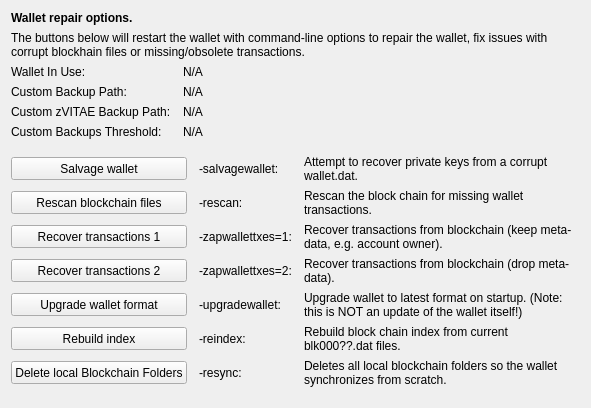
     <widget class="QWidget" name="tab_repair">
      <attribute name="title">
       <string>&amp;Wallet Repair</string>
      </attribute>
      <layout class="QGridLayout" name="gridLayout_4" columnstretch="0,0,0,0">
       <property name="horizontalSpacing">
        <number>12</number>
       </property>
       <item row="0" column="0" colspan="4">
        <widget class="QLabel" name="label_repair_header">
         <property name="font">
          <font>
           <weight>75</weight>
           <bold>true</bold>
          </font>
         </property>
         <property name="text">
          <string>Wallet repair options.</string>
         </property>
        </widget>
       </item>
       <item row="1" column="0" colspan="4">
        <widget class="QLabel" name="label_repair_helptext">
         <property name="font">
          <font>
           <weight>50</weight>
           <bold>false</bold>
          </font>
         </property>
         <property name="text">
          <string>The buttons below will restart the wallet with command-line options to repair the wallet, fix issues with corrupt blockhain files or missing/obsolete transactions.</string>
         </property>
         <property name="wordWrap">
          <bool>true</bool>
         </property>
        </widget>
       </item>
       <item row="2" column="0">
        <widget class="QLabel" name="wallet_path_label">
         <property name="text">
          <string>Wallet In Use:</string>
         </property>
        </widget>
       </item>
       <item row="2" column="1" colspan="3">
        <widget class="QLabel" name="wallet_path">
         <property name="cursor">
          <cursorShape>IBeamCursor</cursorShape>
         </property>
         <property name="text">
          <string>N/A</string>
         </property>
         <property name="textFormat">
          <enum>Qt::PlainText</enum>
         </property>
         <property name="textInteractionFlags">
          <set>Qt::LinksAccessibleByMouse|Qt::TextSelectableByKeyboard|Qt::TextSelectableByMouse</set>
         </property>
        </widget>
       </item>
       <item row="3" column="0">
        <widget class="QLabel" name="wallet_custombackuppath_label">
         <property name="text">
          <string>Custom Backup Path:</string>
         </property>
         <property name="visible">
          <bool>false</bool>
         </property>
        </widget>
       </item>
       <item row="3" column="1" colspan="3">
        <widget class="QLabel" name="wallet_custombackuppath">
         <property name="cursor">
          <cursorShape>IBeamCursor</cursorShape>
         </property>
         <property name="text">
          <string>N/A</string>
         </property>
         <property name="textFormat">
          <enum>Qt::PlainText</enum>
         </property>
         <property name="textInteractionFlags">
          <set>Qt::LinksAccessibleByMouse|Qt::TextSelectableByKeyboard|Qt::TextSelectableByMouse</set>
         </property>
         <property name="visible">
          <bool>false</bool>
         </property>
        </widget>
       </item>
       <item row="4" column="0">
        <widget class="QLabel" name="wallet_customzvitaebackuppath_label">
         <property name="text">
          <string>Custom zVITAE Backup Path:</string>
         </property>
         <property name="visible">
          <bool>false</bool>
         </property>
        </widget>
       </item>
       <item row="4" column="1" colspan="3">
        <widget class="QLabel" name="wallet_customzvitaebackuppath">
         <property name="cursor">
          <cursorShape>IBeamCursor</cursorShape>
         </property>
         <property name="text">
          <string>N/A</string>
         </property>
         <property name="textFormat">
          <enum>Qt::PlainText</enum>
         </property>
         <property name="textInteractionFlags">
          <set>Qt::LinksAccessibleByMouse|Qt::TextSelectableByKeyboard|Qt::TextSelectableByMouse</set>
         </property>
         <property name="visible">
          <bool>false</bool>
         </property>
        </widget>
       </item>
       <item row="5" column="0">
        <widget class="QLabel" name="wallet_custombackupthreshold_label">
         <property name="text">
          <string>Custom Backups Threshold:</string>
         </property>
         <property name="visible">
          <bool>false</bool>
         </property>
        </widget>
       </item>
       <item row="5" column="1" colspan="3">
        <widget class="QLabel" name="wallet_custombackupthreshold">
         <property name="cursor">
          <cursorShape>IBeamCursor</cursorShape>
         </property>
         <property name="text">
          <string>N/A</string>
         </property>
         <property name="textFormat">
          <enum>Qt::PlainText</enum>
         </property>
         <property name="textInteractionFlags">
          <set>Qt::LinksAccessibleByMouse|Qt::TextSelectableByKeyboard|Qt::TextSelectableByMouse</set>
         </property>
         <property name="visible">
          <bool>false</bool>
         </property>
        </widget>
       </item>
       <item row="6" column="0">
        <spacer name="verticalSpacer_repair1">
         <property name="orientation">
          <enum>Qt::Vertical</enum>
         </property>
         <property name="sizeHint" stdset="0">
          <size>
           <width>10</width>
           <height>10</height>
          </size>
         </property>
        </spacer>
       </item>
       <item row="7" column="0" colspan="2">
        <widget class="QPushButton" name="btn_salvagewallet">
         <property name="minimumSize">
          <size>
           <width>100</width>
           <height>23</height>
          </size>
         </property>
         <property name="text">
          <string>Salvage wallet</string>
         </property>
        </widget>
       </item>
       <item row="7" column="2">
        <widget class="QLabel" name="label_repair_salvage_command">
         <property name="text">
          <string notr="true">-salvagewallet:</string>
         </property>
        </widget>
       </item>
       <item row="7" column="3">
        <widget class="QLabel" name="label_repair_salvage">
         <property name="text">
          <string>Attempt to recover private keys from a corrupt wallet.dat.</string>
         </property>
         <property name="wordWrap">
          <bool>true</bool>
         </property>
        </widget>
       </item>
       <item row="8" column="0" colspan="2">
        <widget class="QPushButton" name="btn_rescan">
         <property name="minimumSize">
          <size>
           <width>100</width>
           <height>23</height>
          </size>
         </property>
         <property name="text">
          <string>Rescan blockchain files</string>
         </property>
        </widget>
       </item>
       <item row="8" column="2">
        <widget class="QLabel" name="label_repair_rescan_command">
         <property name="text">
          <string notr="true">-rescan:</string>
         </property>
        </widget>
       </item>
       <item row="8" column="3">
        <widget class="QLabel" name="label_repair_rescan">
         <property name="text">
          <string>Rescan the block chain for missing wallet transactions.</string>
         </property>
         <property name="wordWrap">
          <bool>true</bool>
         </property>
        </widget>
       </item>
       <item row="9" column="0" colspan="2">
        <widget class="QPushButton" name="btn_zapwallettxes1">
         <property name="minimumSize">
          <size>
           <width>100</width>
           <height>23</height>
          </size>
         </property>
         <property name="text">
          <string>Recover transactions 1</string>
         </property>
        </widget>
       </item>
       <item row="9" column="2">
        <widget class="QLabel" name="label_repair_zap1_command">
         <property name="text">
          <string notr="true">-zapwallettxes=1:</string>
         </property>
        </widget>
       </item>
       <item row="9" column="3">
        <widget class="QLabel" name="label_repair_zap1">
         <property name="text">
          <string>Recover transactions from blockchain (keep meta-data, e.g. account owner).</string>
         </property>
         <property name="wordWrap">
          <bool>true</bool>
         </property>
        </widget>
       </item>
       <item row="10" column="0" colspan="2">
        <widget class="QPushButton" name="btn_zapwallettxes2">
         <property name="minimumSize">
          <size>
           <width>100</width>
           <height>23</height>
          </size>
         </property>
         <property name="text">
          <string>Recover transactions 2</string>
         </property>
        </widget>
       </item>
       <item row="10" column="2">
        <widget class="QLabel" name="label_repair_zap2_command">
         <property name="text">
          <string notr="true">-zapwallettxes=2:</string>
         </property>
        </widget>
       </item>
       <item row="10" column="3">
        <widget class="QLabel" name="label_repair_zap2">
         <property name="text">
          <string>Recover transactions from blockchain (drop meta-data).</string>
         </property>
         <property name="wordWrap">
          <bool>true</bool>
         </property>
        </widget>
       </item>
       <item row="11" column="0" colspan="2">
        <widget class="QPushButton" name="btn_upgradewallet">
         <property name="minimumSize">
          <size>
           <width>100</width>
           <height>23</height>
          </size>
         </property>
         <property name="text">
          <string>Upgrade wallet format</string>
         </property>
        </widget>
       </item>
       <item row="11" column="2">
        <widget class="QLabel" name="label_repair_upgrade_command">
         <property name="text">
          <string notr="true">-upgradewallet:</string>
         </property>
        </widget>
       </item>
       <item row="11" column="3">
        <widget class="QLabel" name="label_repair_upgrade">
         <property name="text">
          <string>Upgrade wallet to latest format on startup. (Note: this is NOT an update of the wallet itself!)</string>
         </property>
         <property name="wordWrap">
          <bool>true</bool>
         </property>
        </widget>
       </item>
       <item row="12" column="0" colspan="2">
        <widget class="QPushButton" name="btn_reindex">
         <property name="minimumSize">
          <size>
           <width>100</width>
           <height>23</height>
          </size>
         </property>
         <property name="text">
          <string>Rebuild index</string>
         </property>
        </widget>
       </item>
       <item row="12" column="2">
        <widget class="QLabel" name="label_repair_reindex_command">
         <property name="text">
          <string notr="true">-reindex:</string>
         </property>
        </widget>
       </item>
       <item row="12" column="3">
        <widget class="QLabel" name="label_repair_reindex">
         <property name="text">
          <string>Rebuild block chain index from current blk000??.dat files.</string>
         </property>
         <property name="wordWrap">
          <bool>true</bool>
         </property>
        </widget>
       </item>
       <item row="13" column="0" colspan="2">
        <widget class="QPushButton" name="btn_resync">
         <property name="minimumSize">
          <size>
           <width>100</width>
           <height>23</height>
          </size>
         </property>
         <property name="text">
          <string>Delete local Blockchain Folders</string>
         </property>
        </widget>
       </item>
       <item row="13" column="2">
        <widget class="QLabel" name="label_repair_resync_command">
         <property name="text">
          <string>-resync:</string>
         </property>
        </widget>
       </item>
       <item row="13" column="3">
        <widget class="QLabel" name="label_repair_resync">
         <property name="text">
          <string>Deletes all local blockchain folders so the wallet synchronizes from scratch.</string>
         </property>
         <property name="wordWrap">
          <bool>true</bool>
         </property>
        </widget>
       </item>
       <item row="14" column="0">
        <spacer name="verticalSpacer_repair2">
         <property name="orientation">
          <enum>Qt::Vertical</enum>
         </property>
         <property name="sizeHint" stdset="0">
          <size>
           <width>20</width>
           <height>10</height>
          </size>
         </property>
        </spacer>
       </item>
      </layout>
     </widget>
